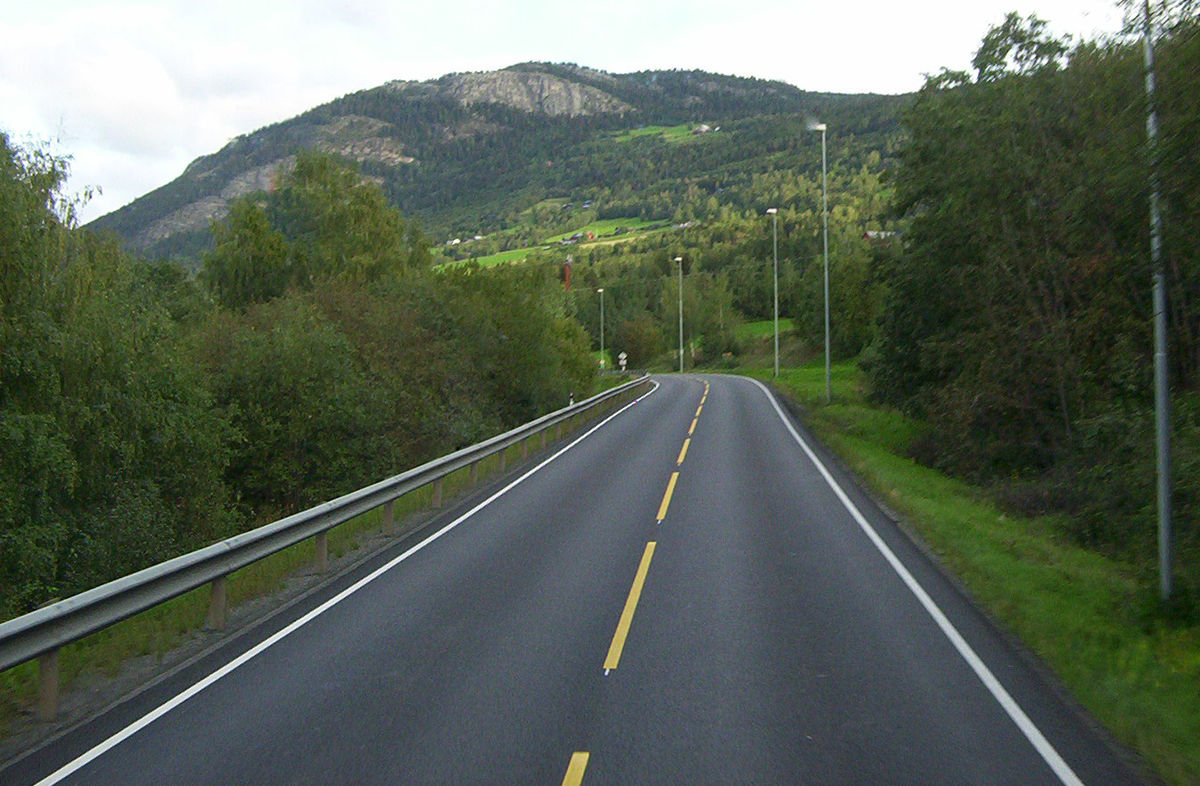
#> input picture Week 5/lane_img.jpg, 1200 x 786 px
$ python ReadRoadLines.py
#> lines starting #> are read from the running program, lines starting #| are printed output that depends on the picture

import cv2
import numpy as np
#add mask
#not done

frame = cv2.imread('lane_img.jpg')
#> frame is the input picture: shape (786, 1200, 3); mean B, G, R 87, 99.6, 89.3
edges = cv2.Canny(frame,400,600) # This uses the canny edge detector. The 100 and 200 are rather arbitrary parameters; the second should be larger than the first, play around to see what numbers work best for each image.
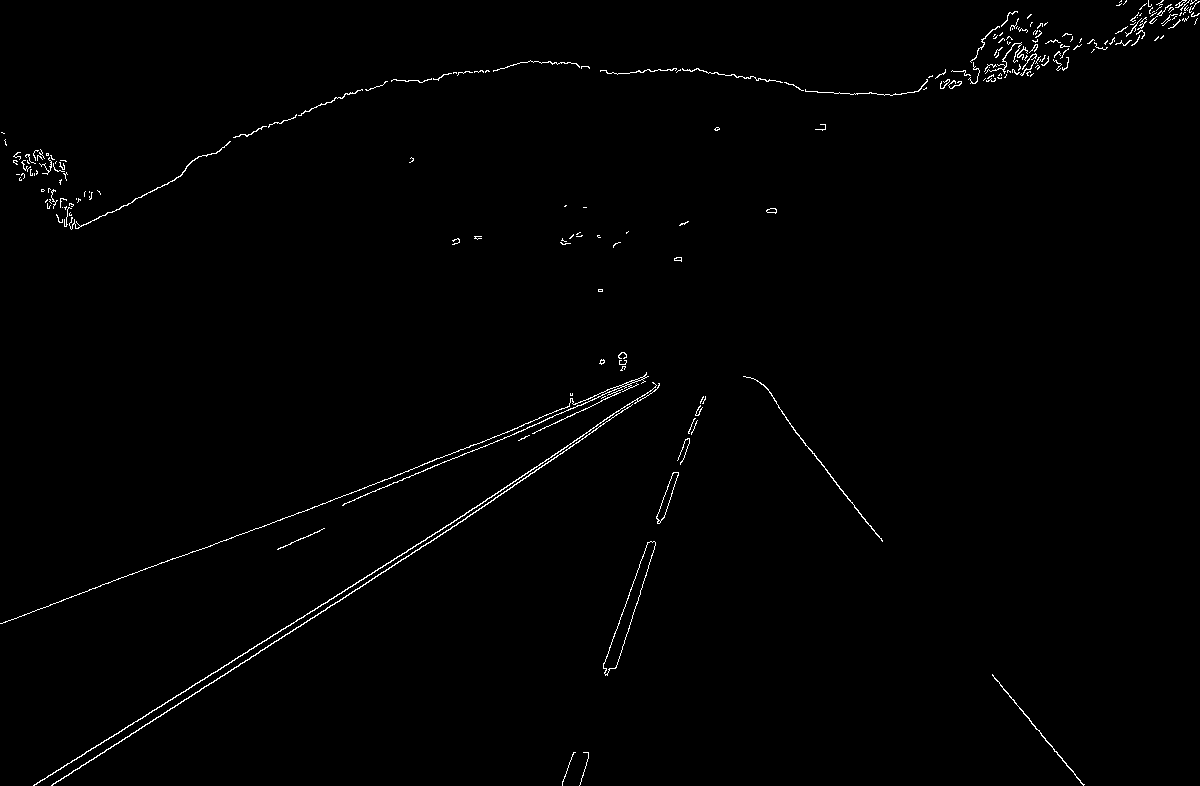
#> edges: shape (786, 1200); 0.86% white in thin lines or dots


# Use the Canny again.

minLineLength=100
maxLineGap=10
edges = cv2.Canny(frame,100,200)
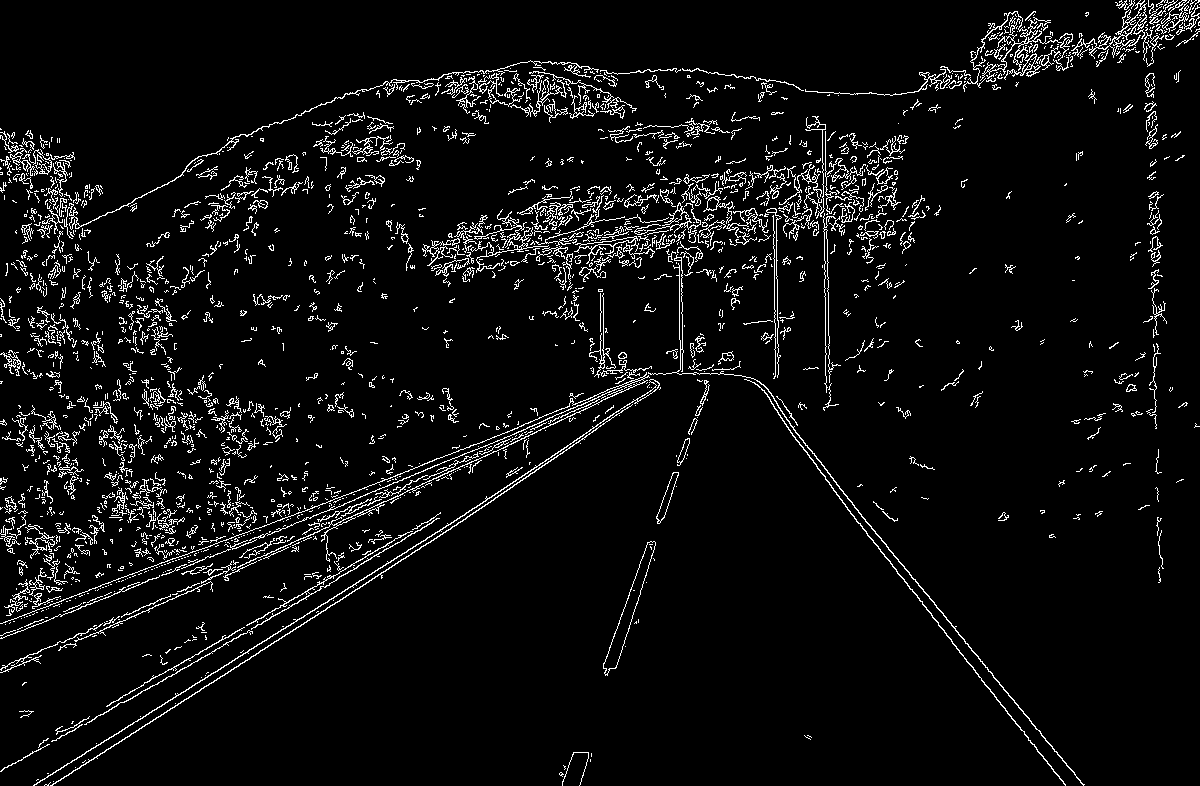
#> edges: shape (786, 1200); 5.4% white in thin lines or dots
lines = cv2.HoughLinesP(edges,1,np.pi/180,100,minLineLength,maxLineGap)
#> lines = 123 rows, first 6: [142, 717, 356, 583], [75, 770, 158, 716], [992, 675, 1007, 693], [146, 682, 160, 674], [252, 656, 323, 610], [623, 407, 648, 392]


blankImage = np.zeros(frame.shape)

#draw the lines onto our blank image
for l in lines:
    for x1,y1,x2,y2 in l:
        cv2.line(blankImage,(x1,y1),(x2,y2),(0,255,0),3)
#> this loop made 123 passes
#> l on passes 1 to 12: [[142, 717, 356, 583]], [[75, 770, 158, 716]], [[992, 675, 1007, 693]], [[146, 682, 160, 674]], [[252, 656, 323, 610]], [[623, 407, 648, 392]], [[981, 679, 1019, 727]], [[260, 527, 271, 523]], [[912, 577, 942, 613]], [[356, 562, 366, 556]], [[126, 619, 153, 607]], [[170, 676, 180, 670]]
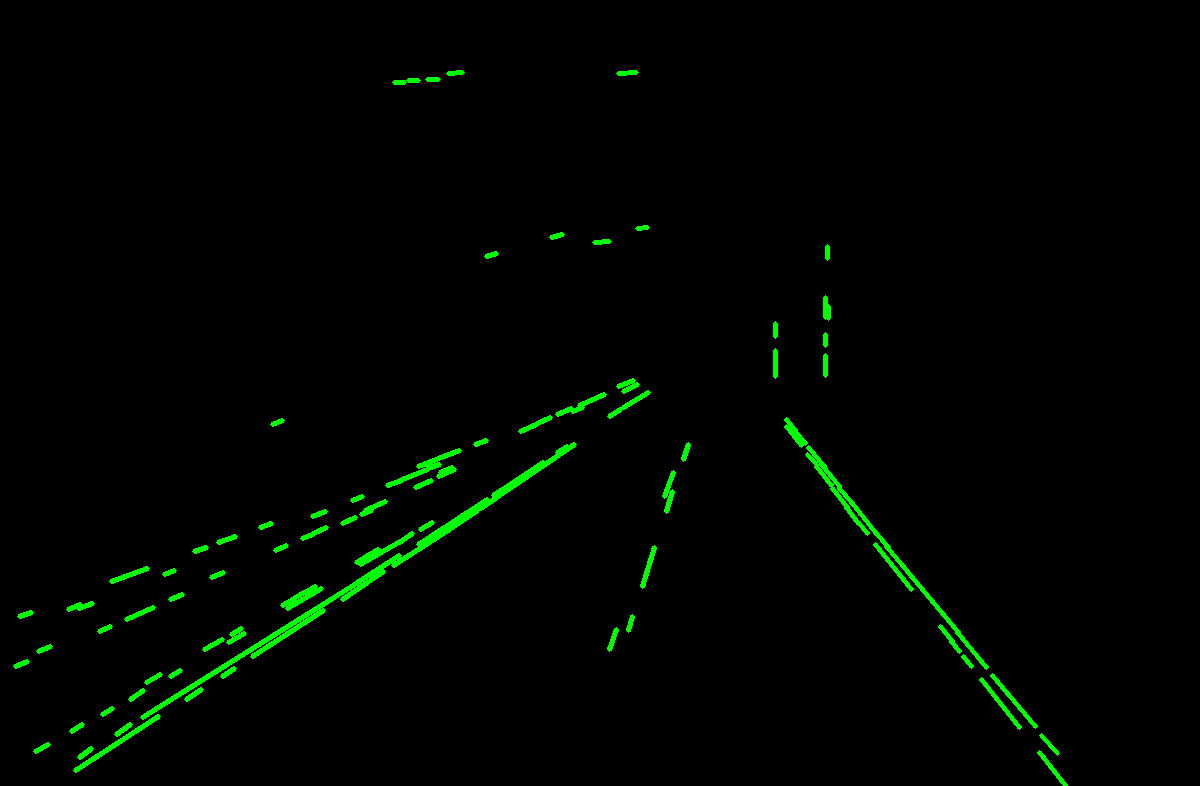
#> blankImage: shape (786, 1200, 3) float64; mean of channels 0, 1, 2 0, 4.3, 0; drawn as B, G, R


cv2.imshow("original", frame)
cv2.imshow("edges", edges)
cv2.imshow("lines", blankImage)
cv2.waitKey(-1)
